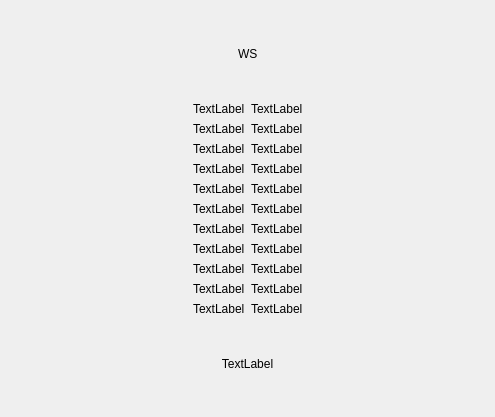
<?xml version="1.0" encoding="UTF-8"?>
<ui version="4.0">
 <class>EMWSDataPanel</class>
 <widget class="QWidget" name="EMWSDataPanel">
  <property name="geometry">
   <rect>
    <x>0</x>
    <y>0</y>
    <width>495</width>
    <height>417</height>
   </rect>
  </property>
  <property name="windowTitle">
   <string>EMWSDataPanel</string>
  </property>
  <layout class="QVBoxLayout" name="verticalLayout">
   <item>
    <layout class="QHBoxLayout" name="horizontalLayout">
     <item>
      <spacer name="horizontalSpacer">
       <property name="orientation">
        <enum>Qt::Horizontal</enum>
       </property>
       <property name="sizeHint" stdset="0">
        <size>
         <width>40</width>
         <height>20</height>
        </size>
       </property>
      </spacer>
     </item>
     <item>
      <widget class="QLabel" name="_emName">
       <property name="text">
        <string>WS</string>
       </property>
      </widget>
     </item>
     <item>
      <spacer name="horizontalSpacer_2">
       <property name="orientation">
        <enum>Qt::Horizontal</enum>
       </property>
       <property name="sizeHint" stdset="0">
        <size>
         <width>40</width>
         <height>20</height>
        </size>
       </property>
      </spacer>
     </item>
    </layout>
   </item>
   <item>
    <layout class="QHBoxLayout" name="horizontalLayout_2">
     <item>
      <spacer name="horizontalSpacer_3">
       <property name="orientation">
        <enum>Qt::Horizontal</enum>
       </property>
       <property name="sizeHint" stdset="0">
        <size>
         <width>40</width>
         <height>20</height>
        </size>
       </property>
      </spacer>
     </item>
     <item>
      <layout class="QFormLayout" name="formLayout">
       <item row="0" column="0">
        <widget class="QLabel" name="_temperatureTag">
         <property name="text">
          <string>TextLabel</string>
         </property>
        </widget>
       </item>
       <item row="0" column="1">
        <widget class="QLabel" name="_temperatureValue">
         <property name="text">
          <string>TextLabel</string>
         </property>
        </widget>
       </item>
       <item row="1" column="0">
        <widget class="QLabel" name="_humidityTag">
         <property name="text">
          <string>TextLabel</string>
         </property>
        </widget>
       </item>
       <item row="1" column="1">
        <widget class="QLabel" name="_humidityValue">
         <property name="text">
          <string>TextLabel</string>
         </property>
        </widget>
       </item>
       <item row="2" column="0">
        <widget class="QLabel" name="_dewpointTag">
         <property name="text">
          <string>TextLabel</string>
         </property>
        </widget>
       </item>
       <item row="2" column="1">
        <widget class="QLabel" name="_dewpointValue">
         <property name="text">
          <string>TextLabel</string>
         </property>
        </widget>
       </item>
       <item row="3" column="0">
        <widget class="QLabel" name="_pressureTag">
         <property name="text">
          <string>TextLabel</string>
         </property>
        </widget>
       </item>
       <item row="3" column="1">
        <widget class="QLabel" name="_pressureValue">
         <property name="text">
          <string>TextLabel</string>
         </property>
        </widget>
       </item>
       <item row="4" column="0">
        <widget class="QLabel" name="_windspeedTag">
         <property name="text">
          <string>TextLabel</string>
         </property>
        </widget>
       </item>
       <item row="4" column="1">
        <widget class="QLabel" name="_windspeedValue">
         <property name="text">
          <string>TextLabel</string>
         </property>
        </widget>
       </item>
       <item row="5" column="0">
        <widget class="QLabel" name="_windspeed2Tag">
         <property name="text">
          <string>TextLabel</string>
         </property>
        </widget>
       </item>
       <item row="5" column="1">
        <widget class="QLabel" name="_windspeed2Value">
         <property name="text">
          <string>TextLabel</string>
         </property>
        </widget>
       </item>
       <item row="6" column="0">
        <widget class="QLabel" name="_windspeed10Tag">
         <property name="text">
          <string>TextLabel</string>
         </property>
        </widget>
       </item>
       <item row="6" column="1">
        <widget class="QLabel" name="_windspeed10Value">
         <property name="text">
          <string>TextLabel</string>
         </property>
        </widget>
       </item>
       <item row="7" column="0">
        <widget class="QLabel" name="_winddirectionTag">
         <property name="text">
          <string>TextLabel</string>
         </property>
        </widget>
       </item>
       <item row="7" column="1">
        <widget class="QLabel" name="_winddirectionValue">
         <property name="text">
          <string>TextLabel</string>
         </property>
        </widget>
       </item>
       <item row="8" column="0">
        <widget class="QLabel" name="_rainfallTag">
         <property name="text">
          <string>TextLabel</string>
         </property>
        </widget>
       </item>
       <item row="8" column="1">
        <widget class="QLabel" name="_rainfallValue">
         <property name="text">
          <string>TextLabel</string>
         </property>
        </widget>
       </item>
       <item row="9" column="0">
        <widget class="QLabel" name="_radiationTag">
         <property name="text">
          <string>TextLabel</string>
         </property>
        </widget>
       </item>
       <item row="9" column="1">
        <widget class="QLabel" name="_radiationValue">
         <property name="text">
          <string>TextLabel</string>
         </property>
        </widget>
       </item>
       <item row="10" column="0">
        <widget class="QLabel" name="_illuminationTag">
         <property name="text">
          <string>TextLabel</string>
         </property>
        </widget>
       </item>
       <item row="10" column="1">
        <widget class="QLabel" name="_illuminationValue">
         <property name="text">
          <string>TextLabel</string>
         </property>
        </widget>
       </item>
      </layout>
     </item>
     <item>
      <spacer name="horizontalSpacer_4">
       <property name="orientation">
        <enum>Qt::Horizontal</enum>
       </property>
       <property name="sizeHint" stdset="0">
        <size>
         <width>40</width>
         <height>20</height>
        </size>
       </property>
      </spacer>
     </item>
    </layout>
   </item>
   <item>
    <widget class="QLabel" name="_timeTag">
     <property name="text">
      <string>TextLabel</string>
     </property>
     <property name="alignment">
      <set>Qt::AlignCenter</set>
     </property>
    </widget>
   </item>
  </layout>
 </widget>
 <resources/>
 <connections/>
</ui>
